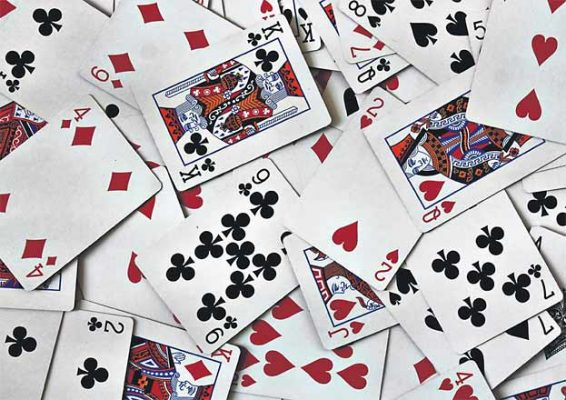
#> input picture resources/Playing-cards.jpg, 566 x 400 px, given in place of the camera
$ python virtual_paint.py
#> lines starting #> are read from the running program, lines starting #| are printed output that depends on the picture; after the words box and inside, x2 and y2 are one past the last pixel; in counts of white or black regions, pixels touching at a corner belong together
#> further down, img is the input picture: shape (400, 566, 3); mean B, G, R 184.1, 181.7, 188
### function.py
import cv2
import numpy as np


def stackImages(scale, imgArray):
    rows = len(imgArray)
    cols = len(imgArray[0])
    rowsAvailable = isinstance(imgArray[0], list)
    width = imgArray[0][0].shape[1]
    height = imgArray[0][0].shape[0]
    if rowsAvailable:
        for x in range(0, rows):
            for y in range(0, cols):
                if imgArray[x][y].shape[:2] == imgArray[0][0].shape[:2]:
                    imgArray[x][y] = cv2.resize(imgArray[x][y], (0, 0), None, scale, scale)
                else:
                    imgArray[x][y] = cv2.resize(imgArray[x][y], (imgArray[0][0].shape[1], imgArray[0][0].shape[0]),
                                                None, scale, scale)
                if len(imgArray[x][y].shape) == 2: imgArray[x][y] = cv2.cvtColor(imgArray[x][y], cv2.COLOR_GRAY2BGR)
        imageBlank = np.zeros((height, width, 3), np.uint8)
        hor = [imageBlank] * rows
        hor_con = [imageBlank] * rows
        for x in range(0, rows):
            hor[x] = np.hstack(imgArray[x])
        ver = np.vstack(hor)
    else:
        for x in range(0, rows):
            if imgArray[x].shape[:2] == imgArray[0].shape[:2]:
                imgArray[x] = cv2.resize(imgArray[x], (0, 0), None, scale, scale)
            else:
                imgArray[x] = cv2.resize(imgArray[x], (imgArray[0].shape[1], imgArray[0].shape[0]), None, scale, scale)
            if len(imgArray[x].shape) == 2: imgArray[x] = cv2.cvtColor(imgArray[x], cv2.COLOR_GRAY2BGR)
        hor = np.hstack(imgArray)
        ver = hor
    return ver


# [121 lines left out: functions learing_contour, getContours, editor, mask, getContours_of_doc, reorder_points, not called in this run]

### project/virtual_paint.py
import cv2
import numpy as np
from function import stackImages
from function import editor

framewidth = 640
frameheight = 480


cam = cv2.VideoCapture(0)
cam.set(3,framewidth)
cam.set(4,frameheight)

# editor()
#              skin = ,[90,29,24,120,255,255]     blue= [0,77,79,15,255,255],                      low light face detection ,[0,0,51,170,255,255]
mycolour =[[5, 107, 0, 19, 255, 255],
            [133, 56, 0, 159, 156, 255],
            [57, 76, 0, 100, 255, 255],
            [90, 48, 0, 118, 255, 255]]

dor_colour = [[51, 153, 255],  ## BGR
                 [255, 0, 255],
                 [0, 255, 0],
                 [255, 0, 0]]
my_points = []   #[x,y , corlorId]

def getContours(img,drawOn):
    contours, hierarchy = cv2.findContours(img, cv2.RETR_EXTERNAL, cv2.CHAIN_APPROX_NONE)
    x, y, w, h = 0, 0, 0, 0
    for cnt in contours:
        area = cv2.contourArea(cnt)
        if area > 500:
            peri = cv2.arcLength(cnt, True)
            approx = cv2.approxPolyDP(cnt, 0.02 * peri, True) # it will give the (x,y) of edges
            objCor = len(approx)
            x, y, w, h = cv2.boundingRect(approx)
            # cv2.rectangle(drawOn, (x, y), (x + w, y + h), (0, 255, 0), 2)
    return w + x// 2, y

def findcolor(img,mycolour,dor_colour):
    hsv1 = cv2.cvtColor(img, cv2.COLOR_RGB2HSV)
#> hsv1: shape (400, 566, 3); mean H, S, V 48.9, 25.1, 191.9
    count = 0
    newpoint=[]
    for color in mycolour:
        print("1")
        lower = np.array(color[0:3])
        upper = np.array(color[3:6])
        mask = cv2.inRange(hsv1, lower, upper)
        x,y = getContours(mask, final_result)
        print("2")
        cv2.circle(final_result,(x,y),10,dor_colour[count],cv2.FILLED)
        if x!= 0 and y != 0:
            newpoint.append([x,y,count])
        count += 1
        print("3")
#> this loop made 4 passes
#> (contours in getContours, x, y) on passes 1, 3: (442 contours, all with area under 20, 0, 0), (64 contours, all with area under 20, 0, 0)
#> (x, y) on passes 2, 4: (0, 0), (240, 131)
#> pass 1, in findcolor, `mask = cv2.inRange(hsv1, lower, upper)`:
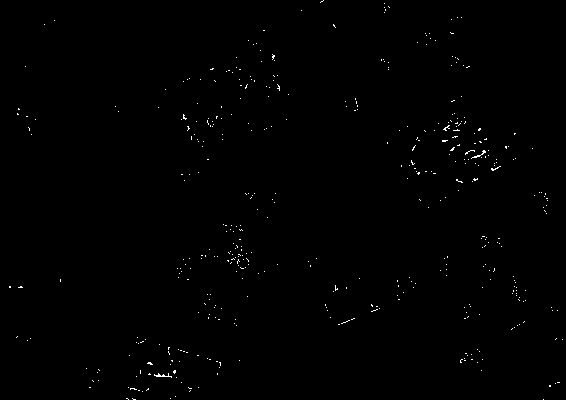
#> mask: shape (400, 566); 0.41% white in thin lines or dots
#> pass 2, in findcolor, `mask = cv2.inRange(hsv1, lower, upper)`:
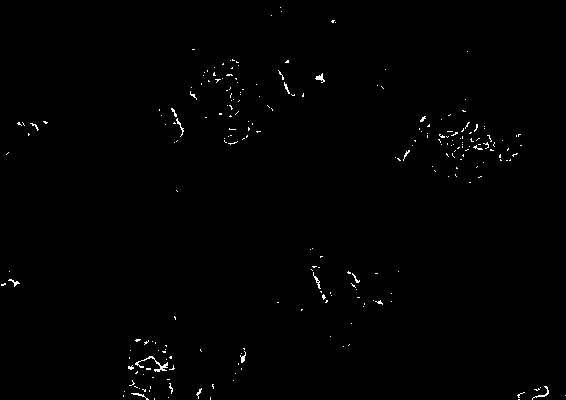
#> mask: shape (400, 566); 0.62% white in thin lines or dots
#> pass 3, in findcolor, `mask = cv2.inRange(hsv1, lower, upper)`:
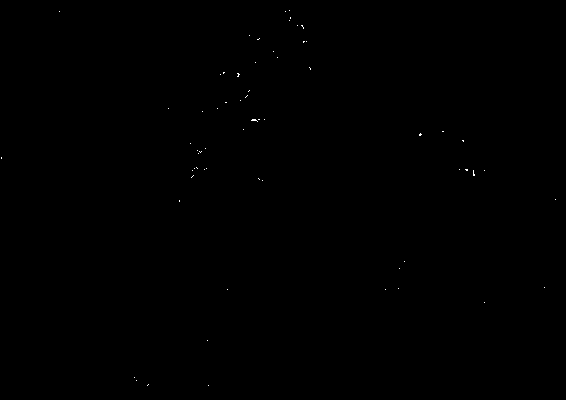
#> mask: shape (400, 566); 0.06% white in thin lines or dots
#> after the loop:
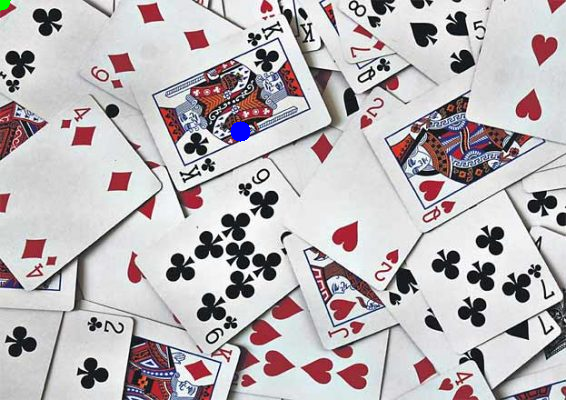
#> final_result: shape (400, 566, 3); 0.18% of pixels changed, all inside (x1, y1, x2, y2) = (0, 0, 251, 142)
#> after the loop:
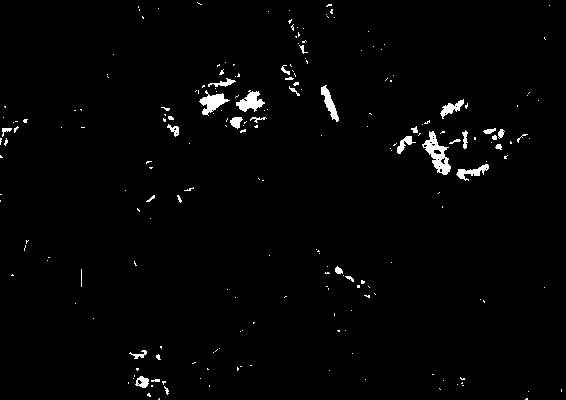
#> mask: shape (400, 566); 1.7% white; 215 white regions (182 under 20 px), largest, box (x1, y1, x2, y2) and area: (422, 131, 451, 175) 522, (199, 90, 230, 116) 347, (236, 90, 265, 112) 333
#> after the loop, count = 4; newpoint = [[240, 131, 3]]
    return newpoint

def draw_points(my_points,mycolour):
    for points in my_points:
        print(points)
        cv2.circle(final_result,(points[0],points[1]),10,mycolour[points[2]],cv2.FILLED)

while True:
    success, img = cam.read()
    final_result = img.copy()

    np = findcolor(img, mycolour, dor_colour)
#> np = [[240, 131, 3]]
    if len(np)!=0:
        for i in np:
            my_points.append(i)
#> this loop made 1 pass
#> after the loop, my_points = [[240, 131, 3]]
        draw_points(np,dor_colour)
#> the loop in draw_points, `for points in my_points:` made 1 pass
#| [240, 131, 3]
    cv2.imshow("res", final_result)
    cv2.waitKey(1)
    stackImages(0.5, [img,img])
#> in stackImages, `rows = len(imgArray)`: rows = 2
#> in stackImages, `cols = len(imgArray[0])`: cols = 400
#> in stackImages, `rowsAvailable = isinstance(imgArray[0], list)`: rowsAvailable = False
#> after the loop in stackImages, `for x in range(0, rows):`: imgArray = 2 items
#> in stackImages, `hor = np.hstack(imgArray)`:
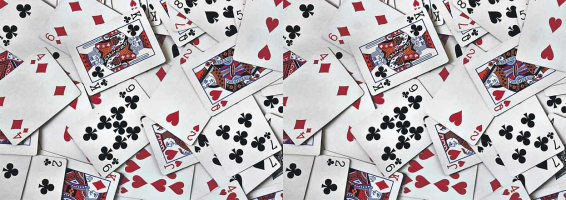
#> hor: shape (200, 566, 3); mean of channels 0, 1, 2 184.2, 181.8, 188.1; drawn as B, G, R
    if cv2.waitKey(1) & 0xFF == ord('q'):
#> (key q is pressed here)
        cv2.destroyAllWindows()
        break
